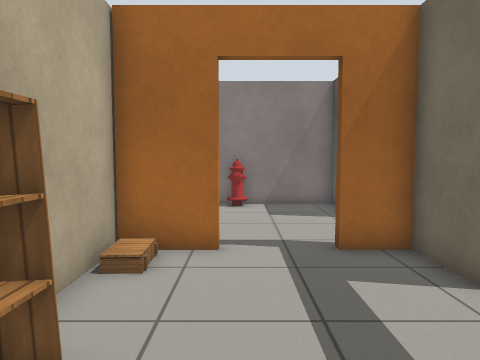
View 1 (above)

16 first-person views from a walk through a world built for the Gazebo simulator. The camera is 0.99 m above the floor, tilts 4° down and sees 70° across. Floor lines are 1 m apart. The floor is counted in squares, 0.5 m on a side. Each view is taken from the middle of a square. On the plan, view 1 faces up. The plan holds only what a view shows up to about 18 squares ahead; the rest is blank. Gazebo's built-in surfaces are drawn with simple patterns. Surface patterns are stand-ins for the level's own textures.

View 2
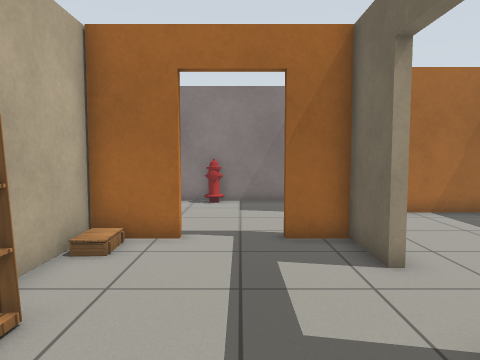

View 3
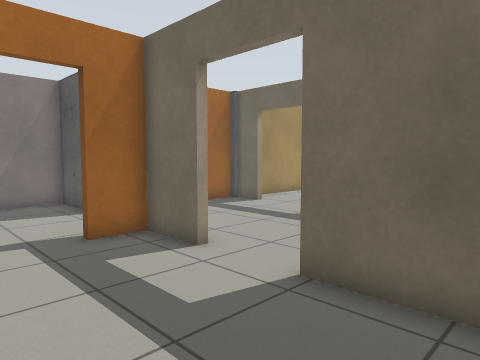

View 4
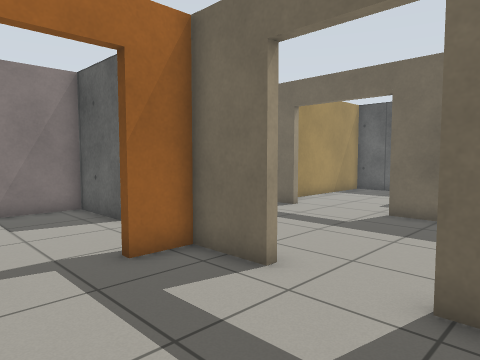

View 5
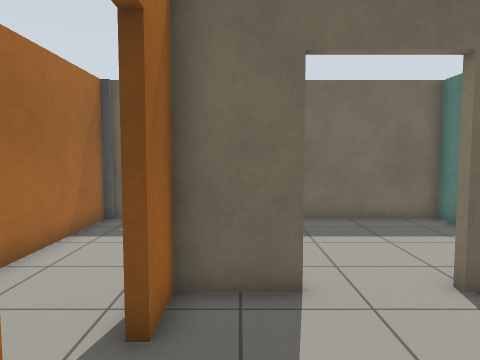

View 6
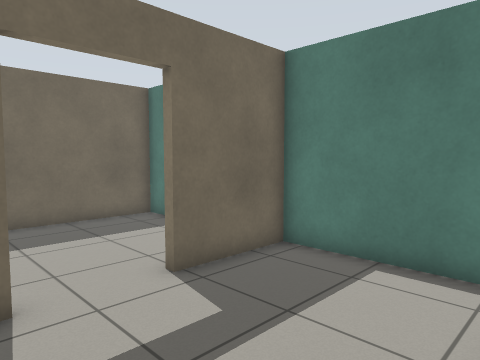

View 7
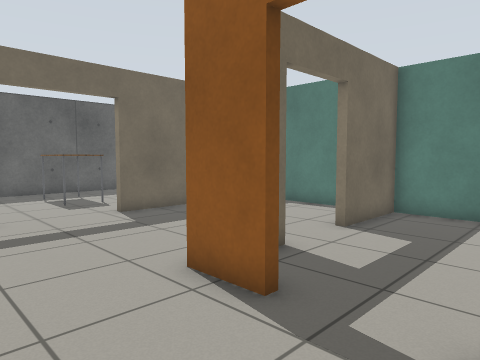

View 8
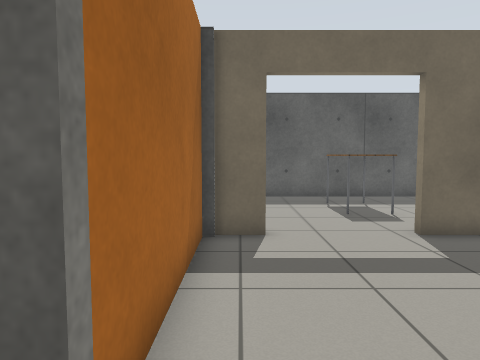

View 9
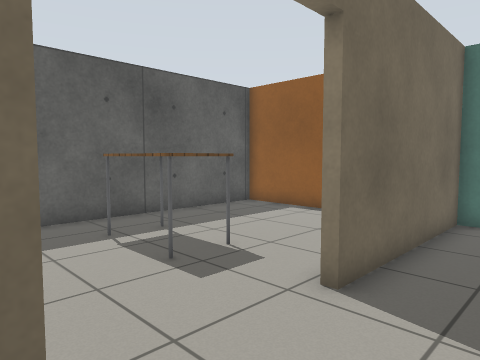

View 10
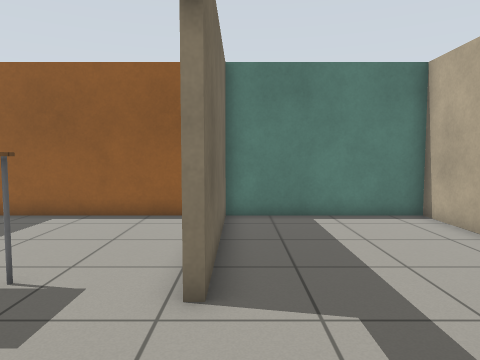

View 11
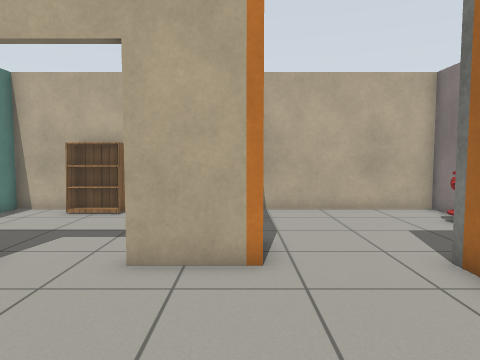

View 12
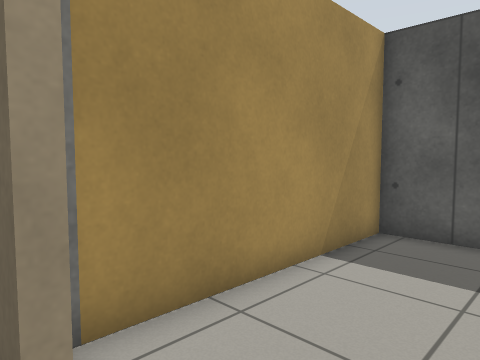

View 13
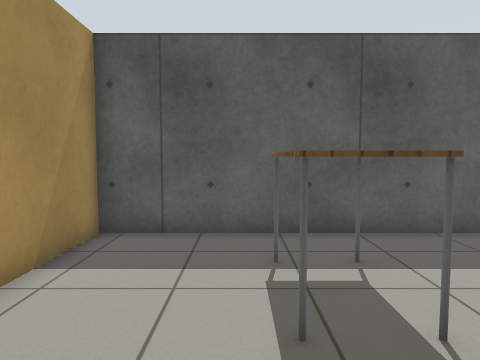

View 14
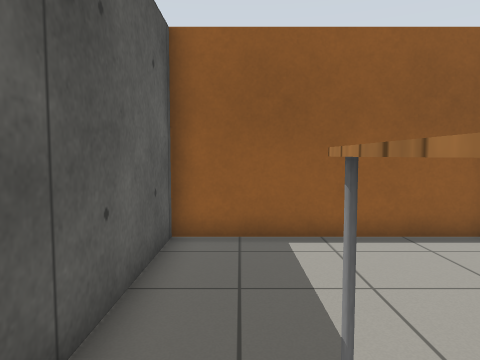

View 15
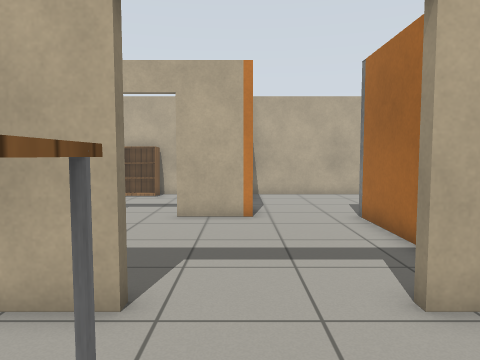

View 16
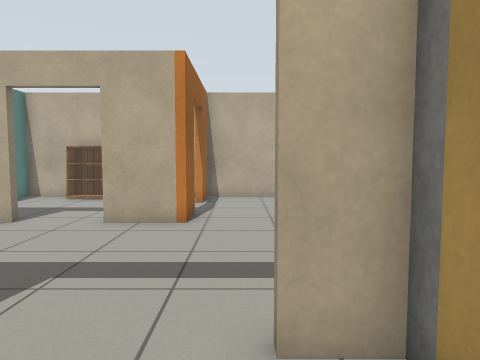

### Floor plan
Ten units are one square. View 1 is at (0, 0); x grows to the right and y downward. Boxes are objects, and circles mark ways between rooms. Rooms are numbered by the first view taken in them; rooms with no view inside come last. Other rooms are left out.
<svg viewBox="-31 -150 223 168">
<path fill="none" stroke="#000" d="M36 -49 36 -71 21 -71M-4 -71 -26 -71M-26 -69 -26 13 36 13 36 -22M21 -74 39 -74M46 -109 36 -109 36 -141 -26 -141 -26 -69M-26 -74 -4 -74M39 -74 39 -49M39 -22 39 13 105 13 105 -55M105 -94 105 -106M103 -109 46 -109M108 -55 108 -39M111 13 187 13 187 -106 108 -106 108 -94"/>
<rect x="-25" y="-35" width="10" height="30" fill="#bbb"><title>bookshelf</title></rect>
<rect x="-5" y="-145" width="10" height="10" fill="#bbb"><title>fire hydrant</title></rect>
<rect x="135" y="-65" width="30" height="20" fill="#bbb"><title>table</title></rect>
<circle cx="10" cy="-70" r="3" fill="#2a7"/>
<circle cx="40" cy="-40" r="3" fill="#2a7"/>
<circle cx="40" cy="-90" r="3" fill="#2a7"/>
<circle cx="110" cy="-75" r="3" fill="#2a7"/>
<text x="0" y="-30">1</text>
<text x="10" y="-100">2</text>
<text x="70" y="-50">3</text>
<text x="150" y="-50">4</text>
</svg>
Room 1 opens to room 2. Room 1 opens to room 3. Room 2 opens to room 3. Room 3 opens to room 4.

Where each view was taken, in squares from view 1:
view 1: 0 up, 0 right, facing up
view 2: 1 down, 1 right, facing up
view 3: 1 down, 1 left, facing up-right
view 4: 1 up, 1 left, facing up-right
view 5: 6 up, 2 left, facing right
view 6: 6 up, 2 left, facing down-right
view 7: 11 up, 1 left, facing down-right
view 8: 10 up, 2 right, facing right
view 9: 10 up, 8 right, facing down-right
view 10: 10 up, 10 right, facing down
view 11: 7 up, 10 right, facing left
view 12: 7 up, 10 right, facing up-right
view 13: 7 up, 10 right, facing right
view 14: 7 up, 17 right, facing down
view 15: 7 up, 15 right, facing left
view 16: 9 up, 14 right, facing left
